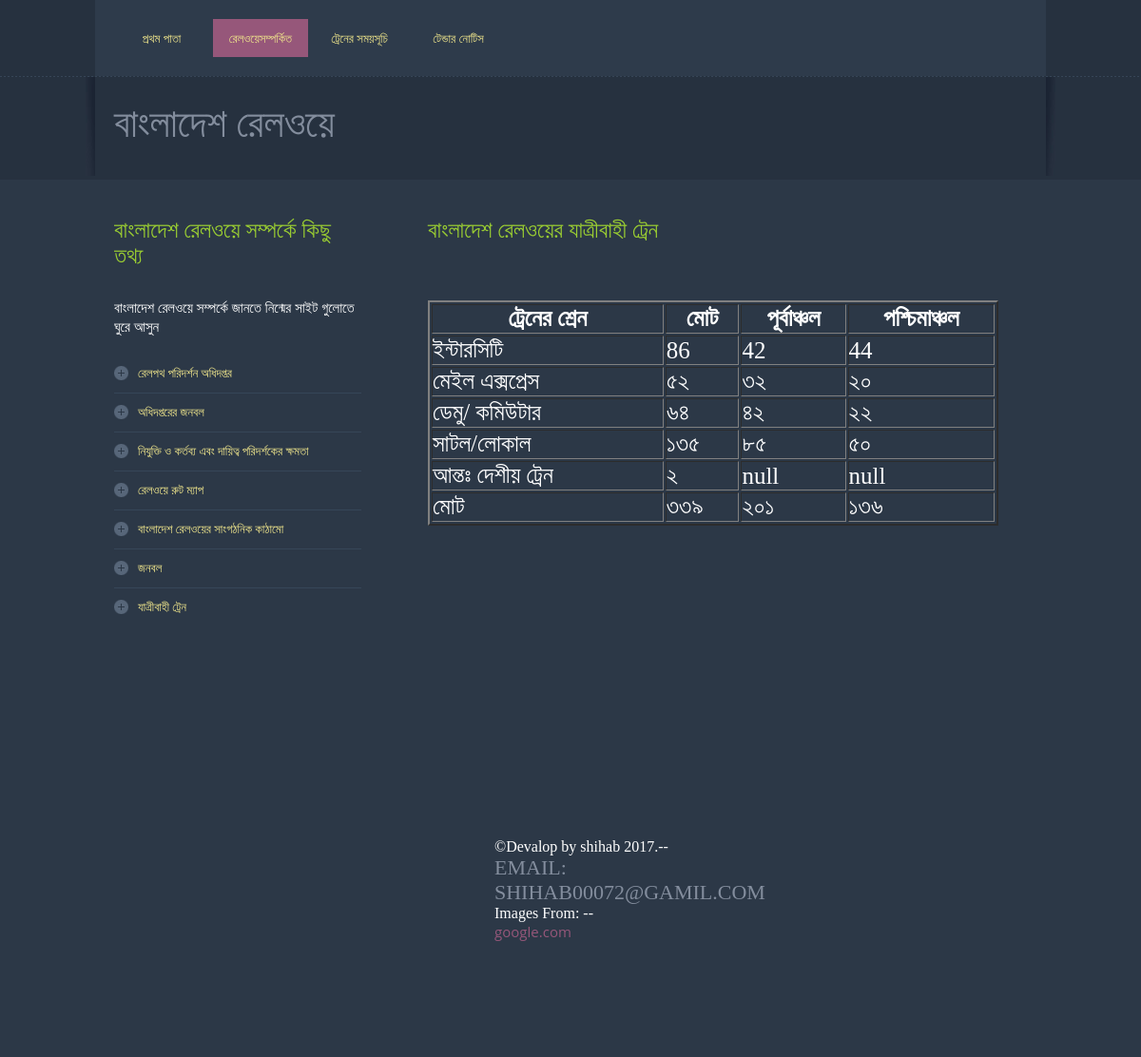
The app's page /train_all.php with its own data.
### tables this page shows
CREATE TABLE `all_train` (
  `class` varchar(30) DEFAULT NULL,
  `total` varchar(30) DEFAULT NULL,
  `east` varchar(30) DEFAULT NULL,
  `wast` varchar(30) DEFAULT NULL
);

### train_all.php (the view, shortened to what this page needs)
<!DOCTYPE html >
<head>
<link href="css/styles.css" rel="stylesheet" type="text/css" />
</head>
<body>
<div class="menu-wrapper">
  <div class="menu">
    <ul>
      <li><a href="index.php"id="ticket_link">প্রথম পাতা</a></li>
      <li><a href="about.php" class="active"id="ticket_link" >রেলওয়েসম্পর্কিত </a></li>
      <li><a href="services.php"id="ticket_link">ট্রেনের সময়সূচি</a></li>
      <li><a href="contact.php"id="ticket_link">টেন্ডার নোটিস</a></li>
    </ul>
  </div>
</div>
<div class="border-bottom"></div>
<div class="logo-wrapper">
  <div class="leftshadow"><img src="images/logo-wrap-left.jpg" /></div>
  <div class="logo">
    <h1>বাংলাদেশ রেলওয়ে </h1>
  </div>
  <div class="rightshadow"><img src="images/logo-wrap-right.jpg" /></div>
</div>
<div class="container">
  <div class="panel-wrapper">
    <div class="left-colum">
      <div class="panel">
        <div class="title">
          <h1 id="divission">বাংলাদেশ রেলওয়ে  সম্পর্কে কিছু তথ্য </h1>
          <h2 id="clr">বাংলাদেশ রেলওয়ে সম্পর্কে জানতে নিন্মের সাইট গুলোতে ঘুরে আসুন </h2>
        </div>
        <div class="content">
          <div class="right-panel">
            <ul>
              <li><a href="visit.php"id="ticket_link"> রেলপথ পরিদর্শন অধিদপ্তর</a></li>
              <li><a href="office_public.php"id="ticket_link">অধিদপ্তরের জনবল </a></li>
              <li><a href="man_kork_h.php"id="ticket_link">নিযুক্তি ও কর্তব্য এবং দায়িত্ব পরিদর্শকের ক্ষমতা</a></li>
              <li><a href="map.php"id="ticket_link"> রেলওয়ে রুট ম্যাপ</a></li>
              <li><a href="son_ghoton.php"id="ticket_link">বাংলাদেশ রেলওয়ের সাংগঠনিক কাঠামো</a></li>
              <li><a href="public_all.php"id="ticket_link">জনবল</a></li>
              <li class="borderNone"><a href="train_all.php"id="ticket_link">যাত্রীবাহী ট্রেন</a></li>
            </ul>
          </div>
        </div>
      </div>
    </div>
    <div class="right-colum">
      <div class="title">
        <h1 id="divission">বাংলাদেশ রেলওয়ের যাত্রীবাহী ট্রেন</h1>
      </div>
      <div class="content">
        <p>
          <table border="2" width="600" style="color:white;font-size:25px">
<tr>
<th>ট্রেনের শ্রেন</th>
<th>মোট</th>
<th>পূর্বাঞ্চল</th>
<th>পশ্চিমাঞ্চল</th>
</tr>
<?php
      $run=mysql_query("select * from all_train");
      while($row=mysql_fetch_array($run))
      {
        $sid=$row[0];
        $sname=$row[1];
        $semail=$row[2];
        $spassword=$row[3];
        echo"<tr >
        <td>$sid</td>
        <td>$sname</td>
        <td>$semail</td>
        <td>$spassword</td>
        </tr>";
      }
?>
</table>
          </p>
      </div>
    </div>
  </div>
</div>
<div class="footer-wrapper">
  <div class="footer">
   <p> <div id="foot">
       ©Devalop by shihab 2017.--<a href="https://mail.google.com/mail/u/0/#inbox"><h1> Email: shihab00072@gamil.com</h1></a> Images From: --<a href="http//google.com"><h2>google.com</h2></a> </p>
      </div>
</div>
</body>
</html>

### css/styles.css (style rules this page uses)
* { margin:0; padding:0; font-family:"Trebuchet MS"; }
body { background:#26313f; }
p { font-family:"Trebuchet MS"; color:#576679; font-size:13px; line-height:20px; }
a { text-decoration:none; color:#576679; }
ul li { list-style:none; outline:none; }
img { border:none; }
h1 { font-family:"Trebuchet MS"; color:#838d9d; font-size:22px; font-weight:normal; text-transform:uppercase; }
h2 { font-family: 'Open Sans', sans-serif; font-size:15px; color:#96577a; font-weight:normal; }
.menu-wrapper { width:1000px; margin:0 auto; margin-top:px; background:#2e3b4b; overflow:hidden; }
.menu { width:534px; float:left; margin-top:20px; margin-left:20px; margin-bottom:20px }
.menu ul li { float:left; width:100px; margin-right:4px; }
.menu ul li a { width:100px; height:40px; line-height:40px; display:block; font-family: 'Open Sans', sans-serif; font-size:14px; color:#96577a; text-align:center; text-transform:uppercase; }
.menu ul li a.active { background:#96577a; color:#ffffff; width:100px; height:40px; }
.border-bottom { width:100%; background:url(../images/dotted-line.jpg) repeat-x; height:1px; }
.logo-wrapper { width:1020px; margin:0 auto; overflow:hidden; }
.leftshadow { width:10px; float:left; }
.rightshadow { width:10px; float:right; }
.logo { width:1000px; float:left; }
.logo h1 { font-family:"Trebuchet MS"; font-size:42px; color:#838d9d; text-transform:uppercase; padding-left:20px; padding-top:25px; }
.panel { overflow:hidden; }
.content { overflow:hidden; font-size:13px; }
.container { width:100%; overflow:hidden; background:#2c3847; padding-bottom:40px; }
.panel-wrapper { width:960px; margin:0 auto; overflow:hidden; margin-top:40px; margin-bottom:40px; }
.panel-wrapper .panel { float:left; width:300px; }
.panel-wrapper .title h1 { padding-bottom:30px; }
.panel-wrapper .title h2 { font-size:15px; padding-bottom:20px; font-weight:normal; }
.panel-wrapper .content p { padding-bottom:30px; line-height:20px; }
.right-panel { width:100%; overflow:hidden; padding-bottom:43px; }
.right-panel ul li { display:block; border-bottom:1px solid #364658; height:40px; line-height:40px; }
.right-panel ul li a { ont-family:"Trebuchet MS"; color:#576679; font-size:13px; text-decoration:none; background:url(../images/icon-circle.png) no-repeat; padding-left:25px; }
.right-panel ul li.borderNone { border-bottom:none; }
.left-colum { width:260px; margin-right:30px; float:left; }
.left-colum .panel { width:260px; overflow:hidden; }
.right-colum { width:600px; margin-right:30px; float:right; }
.footer-wrapper { width:100%; background:#2c3847; overflow:hidden; }
.footer { width:960px; margin:0 auto; margin-top:50px; }
.footer p { text-align:center; padding-bottom:50px; }

### train_all.php (style rules this page uses)
#foot { color: white; padding-bottom:30px; width: 200px; height: 200px; position: relative; left: 400px; }
#clr { color:white; font-size: 15px; }
#ticket_link { color:khaki; font-size: 13px; }
#divission { color:yellowgreen; font-size: 24px; }

### records on screen
all_train: class "ইন্টারসিটি", total "86", east "42", wast "44"
all_train: class "মেইল এক্সপ্রেস", total "৫২", east "৩২", wast "২০"
all_train: class "ডেমু/ কমিউটার", total "৬৪", east "৪২", wast "২২"
all_train: class "সাটল/লোকাল", total "১৩৫", east "৮৫", wast "৫০"
all_train: class "আন্তঃ দেশীয় ট্রেন", total "২", east "null", wast "null"
all_train: class "মোট", total "৩৩৯", east "২০১", wast "১৩৬"
